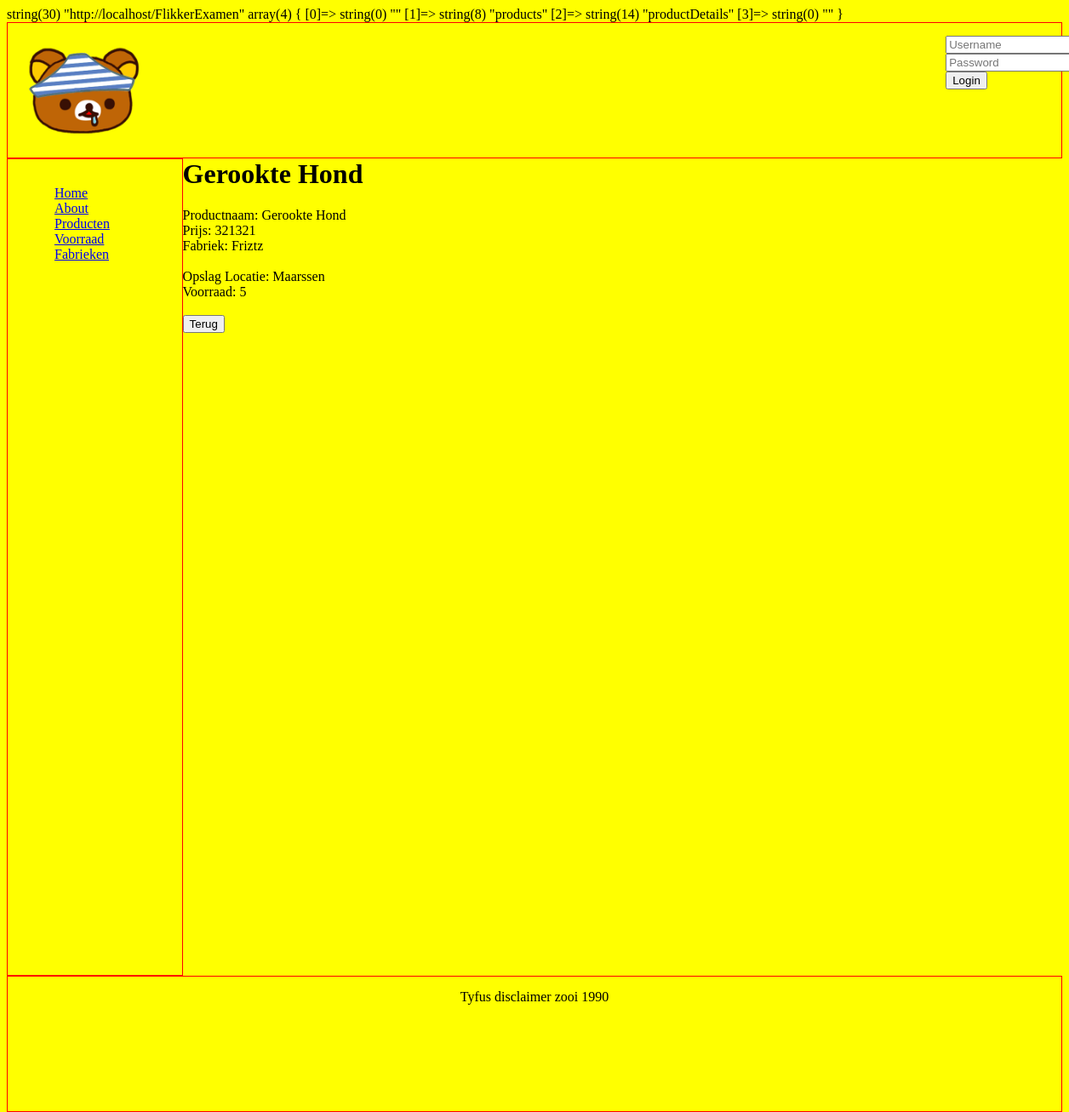
Page /products/productDetails/?id=4 on the earlier database version.
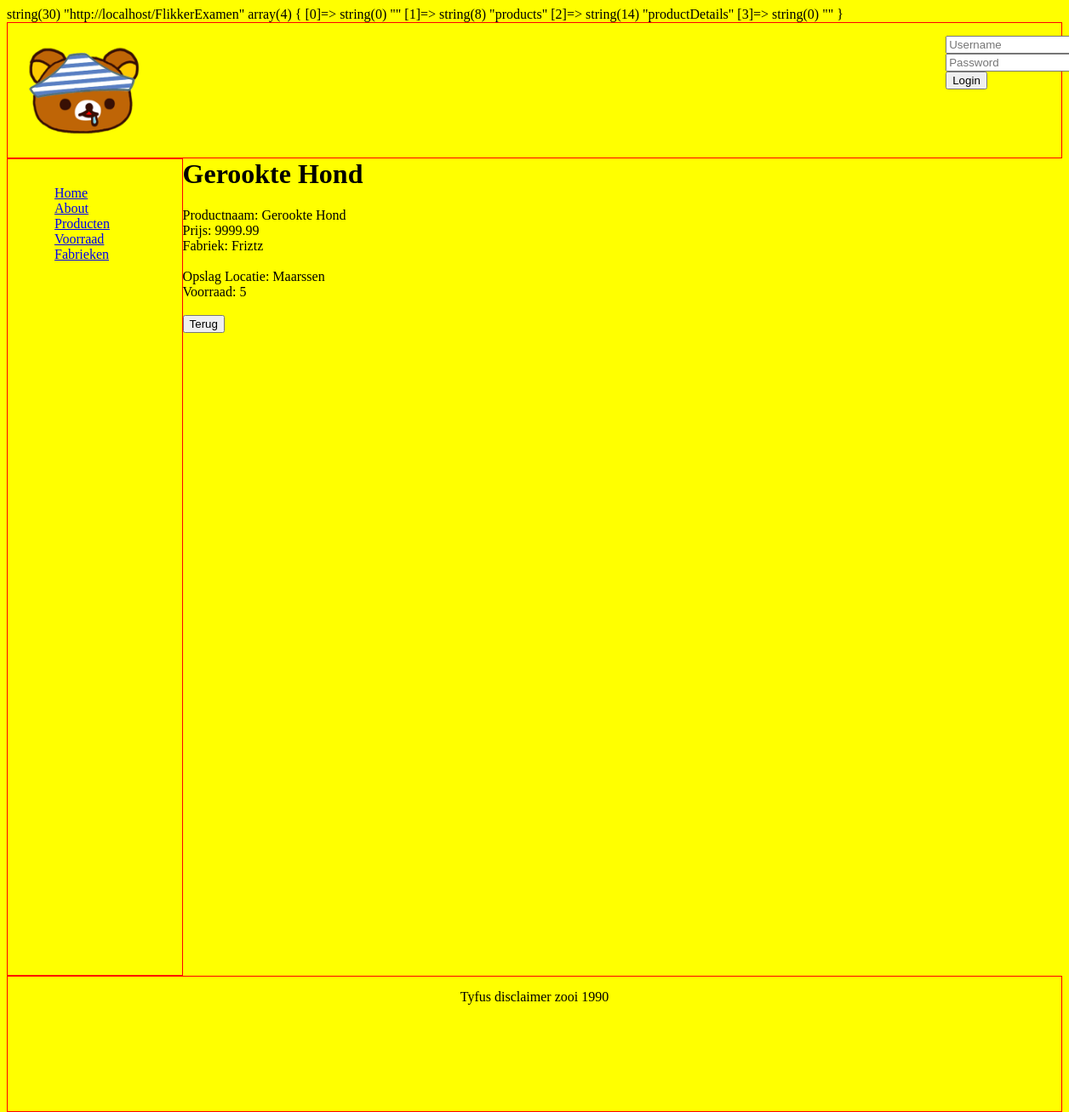
Same page on the later database version.
### tables this page shows
CREATE TABLE `product` (
  `product_id` int(11) UNSIGNED NOT NULL,
  `fabriek_id` int(11) NOT NULL,
  `product` varchar(50) NOT NULL,
  `prijs` float(11,2) UNSIGNED NOT NULL
);

CREATE TABLE `fabriek` (
  `fabriek_id` int(11) NOT NULL,
  `naam` varchar(50) NOT NULL
);

### controllers/AppControllerAbstract.php (called while the page is built, shortened)
<?php
class AppControllerAbstract
{
  function loadView($path , $vars = [])
  {
  	$viewPath = APP_PATH . '/views/' . $path . '.php';
  	extract($vars);
  	include $viewPath;
  }
  function loadCompleteView($contentView, $vars = [])
  {
    $this->loadView($contentView, $vars);
  }
}
 ?>

### controllers/ProductsController.php (called while the page is built, shortened)
<?php
require_once('AppControllerAbstract.php');
class ProductsController extends AppControllerAbstract{
  public function __construct(){
    require_once(APP_PATH . '/models/ProductsModel.php');
    $this->ProductsModel = new ProductsModel();
  }
public function productDetails(){
  $id = filter_input(INPUT_GET, 'id' , FILTER_SANITIZE_NUMBER_INT);
  $product = $this->ProductsModel->getOne($id);
  $voorraad = $this->ProductsModel->getVoorraad($id);
  $this->loadCompleteView('details/details', ['product' => $product, 'voorraad' => $voorraad]);
}
}
?>

### models/ProductsModel.php (called while the page is built, shortened)
<?php
class ProductsModel extends ConnectionModel
{
	public function getOne($id)
	{
		$conn  = $this->getDbConnection();
		$stmt = $conn->prepare("SELECT * FROM Product INNER JOIN fabriek ON product.fabriek_id = fabriek.fabriek_id WHERE product.product_id = $id");
		$stmt->execute();
		$arr = $stmt->fetchAll(PDO::FETCH_OBJ);
		return $arr;
	}
	public function getVoorraad($id)
	{
		$conn  = $this->getDbConnection();
		$stmt = $conn->prepare("SELECT * FROM opslag_product INNER JOIN opslag ON opslag.opslag_id = opslag_product.opslag_id INNER JOIN product ON product.product_id = opslag_product.product_id WHERE product.product_id = $id");
		$stmt->execute();
		$arr = $stmt->fetchAll(PDO::FETCH_OBJ);
		return $arr;
	}
}
?>

### views/details/details.php (the view, shortened to what this page needs)
<!DOCTYPE html>
<html>
  <head>
  </head>
  <body>
    <?php foreach($product as $row):?>
      <h1><?php echo $row->product ?></h1>
      Productnaam: <?php echo $row->product ?><br />
      Prijs: <?php echo $row->prijs ?><br />
      Fabriek: <?php echo $row->naam ?><br /><br />
  <?php endforeach; ?>
  <?php foreach($voorraad as $row):?>
    Opslag Locatie: <?php echo $row->locatie ?><br />
    Voorraad: <?php echo $row->voorraad ?><br /><br />
  <?php endforeach; ?>
  <a href="index.php?controller=products&action=overview"><button>Terug</button></a>
  </body>
</html>

Differences in the rows shown:
changed product "Gerookte Hond": prijs "321321" → "9999.99"
